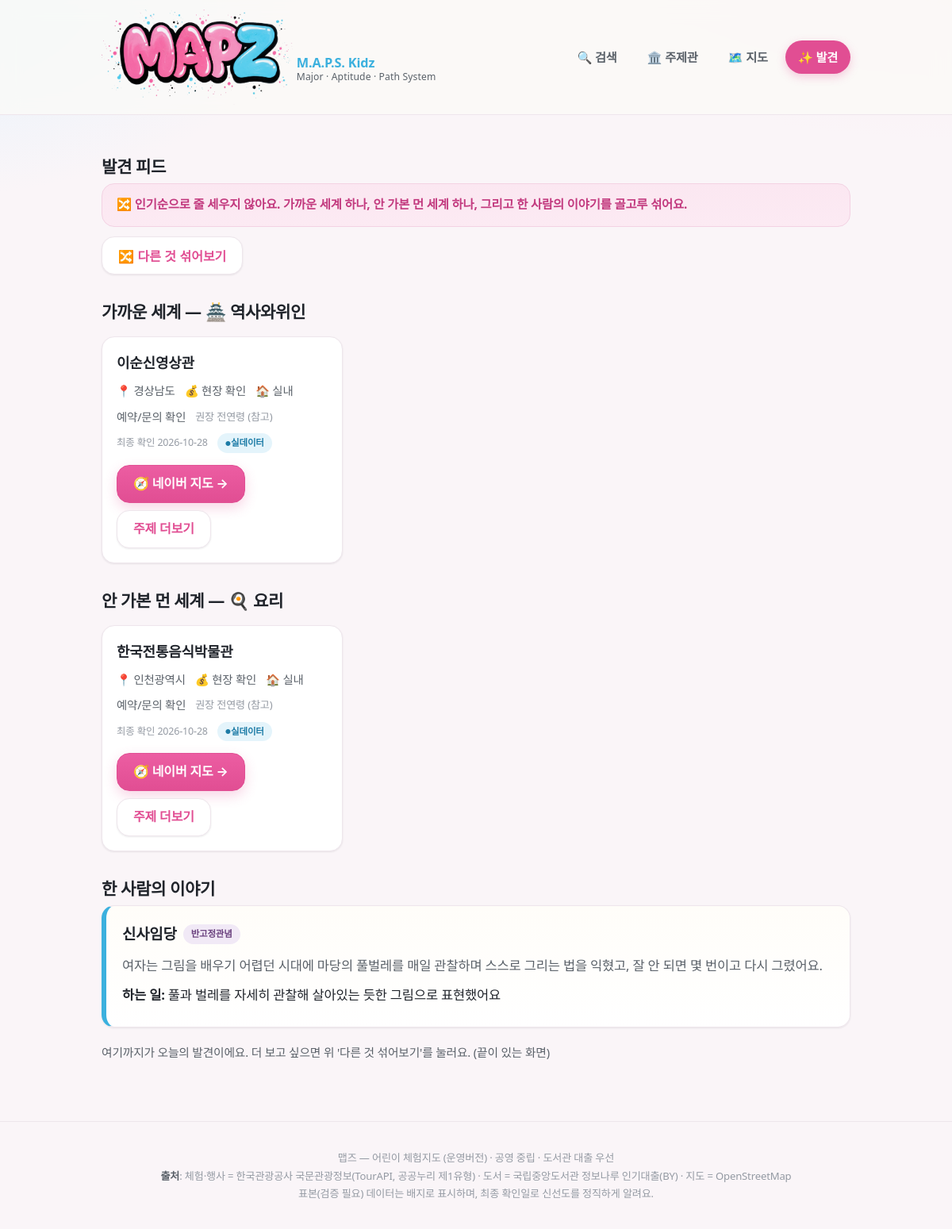
The page /discover on the database as committed earlier.
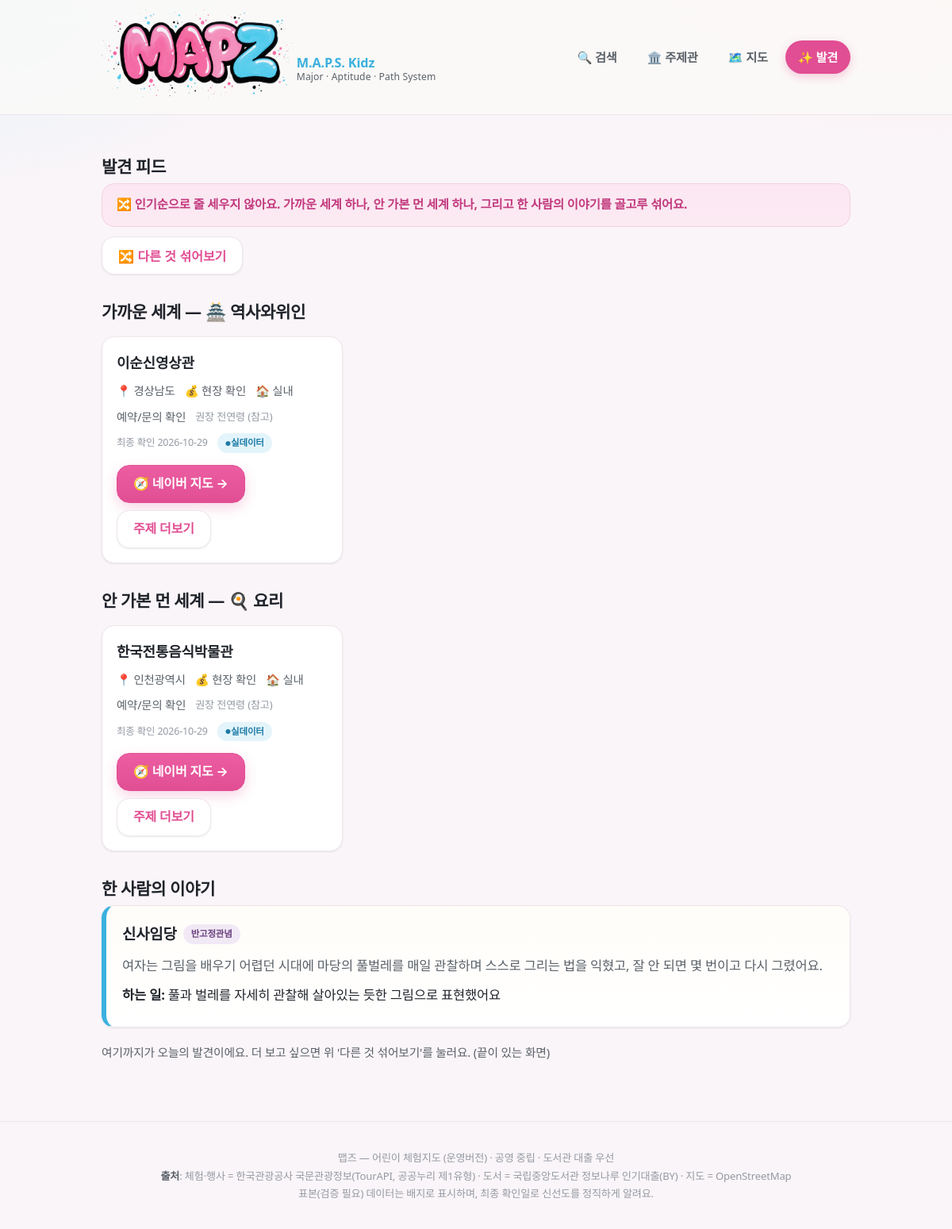
The same page on the database as committed later.
### tables this page shows
CREATE TABLE experience(id TEXT PRIMARY KEY, name TEXT, type TEXT, topic_tags TEXT,
  verb_tags TEXT, lat REAL, lng REAL, region TEXT, period_start TEXT, period_end TEXT,
  hours TEXT, age_note TEXT, duration_min INT, cost TEXT, reservation_url TEXT,
  indoor INT, parking TEXT, stroller TEXT, crowd_note TEXT, related_books TEXT,
  tel TEXT, image TEXT, source TEXT, is_seed INT, last_verified TEXT, status TEXT);

### app/main.py (the view)
@app.get("/discover", response_class=HTMLResponse)
def page_discover(request: Request):
    d = api_discover()
    return templates.TemplateResponse(request, "discover.html", {"q": d["quota"], "topics_all": TOPICS,
        "rule": d["rule"], "today": today(), "active": "discover"})

### app/templates/discover.html (shortened to what this page needs)
{% extends "base.html" %}
{% import "macros.html" as m %}
{% block content %}
<h1 class="section-title">발견 피드</h1>
<div class="discover-note">🔀 인기순으로 줄 세우지 않아요. 가까운 세계 하나, 안 가본 먼 세계 하나, 그리고 한 사람의 이야기를 골고루 섞어요.</div>
<form method="get" action="/discover" style="margin:12px 0"><button class="btn ghost" type="submit">🔀 다른 것 섞어보기</button></form>
<h2 class="section-title">가까운 세계 — {{ topics_all[q.near.topic].emoji }} {{ q.near.name }}</h2>
<div class="cards">{% if q.near.experience %}{{ m.exp_card(q.near.experience) }}{% else %}<p class="hint">운영 중 항목 준비 중이에요.</p>{% endif %}</div>
<h2 class="section-title">안 가본 먼 세계 — {{ topics_all[q.far.topic].emoji }} {{ q.far.name }}</h2>
<div class="cards">{% if q.far.experience %}{{ m.exp_card(q.far.experience) }}{% else %}<p class="hint">운영 중 항목 준비 중이에요.</p>{% endif %}</div>
<h2 class="section-title">한 사람의 이야기</h2>
{% if q.anti_stereotype_person %}
<div class="person">
<div class="who">{{ q.anti_stereotype_person.name }}{% if q.anti_stereotype_person.anti_stereotype %} <span class="anti">반고정관념</span>{% endif %}</div>
<p class="trial">{{ q.anti_stereotype_person.story_trial }}</p>
<p style="margin:6px 0"><b>하는 일:</b> {{ q.anti_stereotype_person.verb_desc }}</p>
</div>
{% endif %}
<p class="hint" style="margin-top:20px">여기까지가 오늘의 발견이에요. 더 보고 싶으면 위 '다른 것 섞어보기'를 눌러요. (끝이 있는 화면)</p>
{% endblock %}

### app/templates/macros.html (shortened to what this page needs)
{% macro seed_badge(is_seed) -%}
{% if is_seed %}<span class="badge-seed">표본(검증 필요)</span>{% else %}<span class="badge-live">실데이터</span>{% endif %}
{%- endmacro %}
{% macro exp_card(x) -%}
<article class="card">
<h3>{{ x.name }}</h3>
<div class="meta"><span>📍 {{ x.region }}</span><span>💰 {{ x.cost or '현장 확인' }}</span>
<span>{{ '🏠 실내' if x.indoor else '🌳 야외' }}</span>{% if x.tel %}<span>📞 {{ x.tel }}</span>{% endif %}</div>
<div class="meta"><span>{{ '예약/문의 확인' if not x.tel else '전화 문의 가능' }}</span>
<span class="age">권장 {{ x.age_note or '전연령' }} (참고)</span></div>
<div class="meta"><span class="verified">최종 확인 {{ x.last_verified }}</span> {{ seed_badge(x.is_seed) }}</div>
<div class="cta-row"><a class="btn" href="{{ x.maplink }}" target="_blank" rel="noopener">🧭 네이버 지도 →</a>
<a class="btn ghost" href="/topic/{{ x.topic_tags[0] }}">주제 더보기</a></div>
</article>
{%- endmacro %}

Rows that differ between the two databases and show on the page:
changed experience "이순신영상관": last_verified "2026-10-28" → "2026-10-29"
changed experience "한국전통음식박물관": last_verified "2026-10-28" → "2026-10-29"
